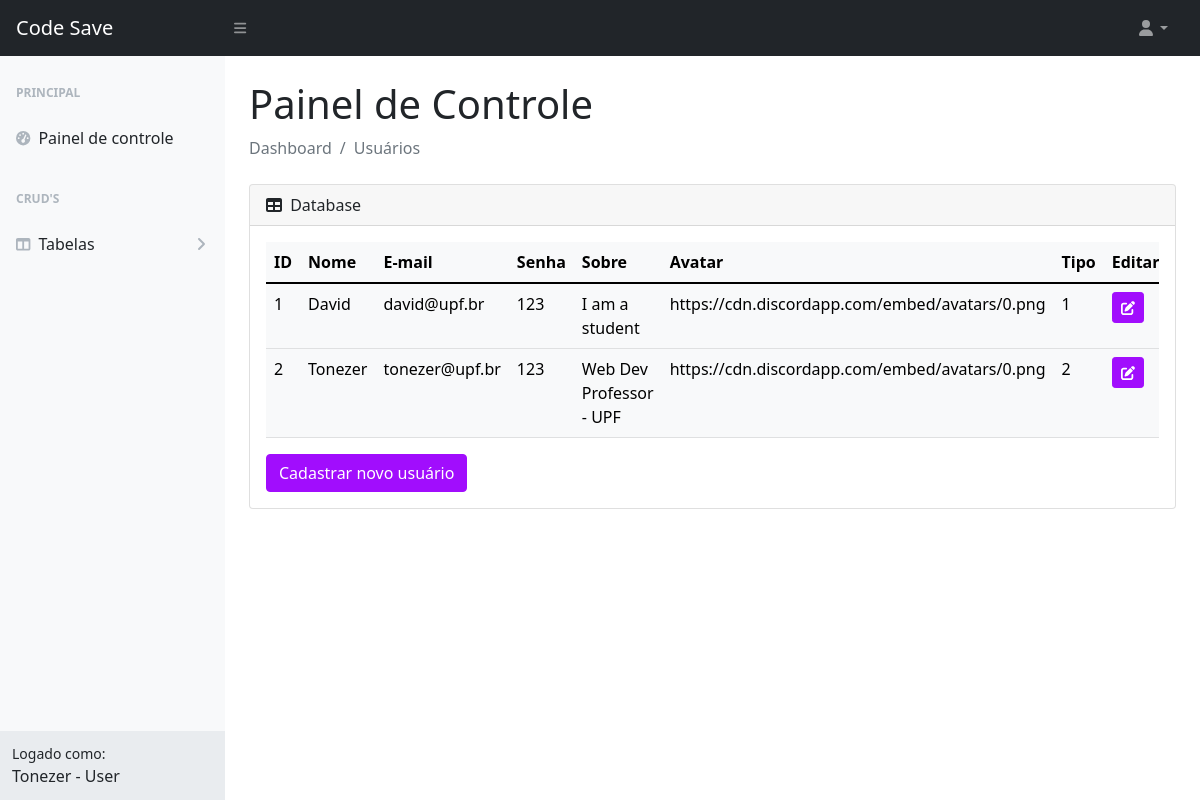
The page /pages/userIndex.php (signed in) on the database its author committed.
### tables this page shows
CREATE TABLE `user_profile` (
	`id` INT(10) NOT NULL AUTO_INCREMENT,
	`password` VARCHAR(20) NOT NULL,
	`email` VARCHAR(100) NOT NULL,
	`name` VARCHAR(100) NOT NULL,
	`bio` VARCHAR(200),
	`picture` VARCHAR(300) DEFAULT 'https://cdn.discordapp.com/embed/avatars/0.png',
  `user_type_id` INT(3) NOT NULL,
	PRIMARY KEY (`id`),
  FOREIGN KEY (`user_type_id`) REFERENCES `user_type`(`id`)
);

### utils/queries.php (called while the page is built, shortened)
<?php
function getUsers()
{
  $conn = connect();
  $sql = "SELECT * FROM user_profile";
  $result = $conn->query($sql);
  $users = array();
  if ($result->num_rows > 0) {
    while ($row = $result->fetch_assoc()) {
      $users[] = $row;
    }
  }
  return $users;
}

### components/components.php (the view, shortened to what this page needs)
<?php
function tableRowUser($id, $name, $email, $password, $bio, $picture, $type)
{
  echo "
<tr class=''>
  <td>$id</td>
  <td>$name</td>
  <td>$email</td>
  <td>$password</td>
  <td>$bio</td>
  <td>$picture</td>
  <td>$type</td>
  <td><a href='userEdit.php?id=$id' class='btn btn-sm btn-primary'><i class='fas fa-edit'></i></a></td>
  <td><a href='userDelete.php?id=$id' class='btn btn-sm btn-danger'><i class='fas fa-trash'></i></a></td>
</tr>";
}

### pages/userIndex.php (shortened to what this page needs)
<?php
include_once '../utils/queries.php';
?>
<!DOCTYPE html>
<html lang="en">
<head>
  <link href="css/styles.css" rel="stylesheet" />
</head>
<body class="sb-nav-fixed">
  <nav class="sb-topnav navbar navbar-expand navbar-dark bg-dark">
    <a class="navbar-brand ps-3" href="index.php">Code Save</a>
    <button class="btn btn-link btn-sm order-1 order-lg-0 me-4 me-lg-0" id="sidebarToggle" href="#!"><i class="fas fa-bars"></i></button>
    <ul class="navbar-nav ms-auto ms-md-0 me-3 me-lg-4">
      <li class="nav-item dropdown">
        <a class="nav-link dropdown-toggle" id="navbarDropdown" href="#" role="button" data-bs-toggle="dropdown" aria-expanded="false"><i class="fas fa-user fa-fw"></i></a>
      </li>
    </ul>
  </nav>
  <div id="layoutSidenav">
    <div id="layoutSidenav_nav">
      <nav class="sb-sidenav accordion sb-sidenav-light" id="sidenavAccordion">
        <div class="sb-sidenav-menu">
          <div class="nav">
            <div class="sb-sidenav-menu-heading">Principal</div>
            <a class="nav-link" href="index.php">
              <div class="sb-nav-link-icon"><i class="fas fa-tachometer-alt"></i></div>
              Painel de controle
            </a>
            <div class="sb-sidenav-menu-heading">CRUD'S</div>
            <a class="nav-link collapsed" href="#" data-bs-toggle="collapse" data-bs-target="#collapseLayouts" aria-expanded="false" aria-controls="collapseLayouts">
              <div class="sb-nav-link-icon"><i class="fas fa-columns"></i></div>
              Tabelas
              <div class="sb-sidenav-collapse-arrow"><i class="fas fa-angle-down"></i></div>
            </a>
          </div>
        </div>
        <div class="sb-sidenav-footer">
          <div class="small">Logado como:</div>
          <?php echo $_SESSION['name'] ?> -
          <?php echo $_SESSION['user_type'] ?>
        </div>
      </nav>
    </div>
    <div id="layoutSidenav_content">
      <main>
        <div class="container-fluid px-4">
          <h1 class="mt-4">Painel de Controle</h1>
          <ol class="breadcrumb mb-4">
            <li class="breadcrumb-item active">Dashboard</li>
            <li class="breadcrumb-item active">Usuários</li>
          </ol>
          <div class="card mb-4">
            <div class="card-header">
              <i class="fas fa-table me-1"></i>
              Database
            </div>
            <div class="card-body">
              <div class="table-responsive">
                <table class="table table-light">
                  <thead>
                    <tr>
                      <th scope="col">ID</th>
                      <th scope="col">Nome</th>
                      <th scope="col">E-mail</th>
                      <th scope="col">Senha</th>
                      <th scope="col">Sobre</th>
                      <th scope="col">Avatar</th>
                      <th scope="col">Tipo</th>
                      <th scope="col">Editar</th>
                    </tr>
                  </thead>
                  <tbody>
                    <?php
                    require_once '../components/components.php';
                    $users = getUsers();
                    foreach ($users as $user) {
                      tableRowUser(
                        $user['id'],
                        $user['name'],
                        $user['email'],
                        $user['password'],
                        $user['bio'],
                        $user['picture'],
                        $user['user_type_id']
                      );
                    }
                    ?>
                  </tbody>
                </table>
                <a name="" id="" class="btn btn-primary" href="./userInsert.php" role="button">Cadastrar novo usuário</a>
              </div>
            </div>
          </div>
      </main>
    </div>
  </div>
</body>
</html>

### rows shown on the page
user_profile: id "1", name "David", email "david@upf.br", password "123", bio "I am a student", picture "https://cdn.discordapp.com/embed/avatars/0.png", user_type "1"
user_profile: id "2", name "Tonezer", email "tonezer@upf.br", password "123", bio "Web Dev Professor - UPF", picture "https://cdn.discordapp.com/embed/avatars/0.png", user_type "2"

### other values the page prints
$_SESSION['name'] "Tonezer"
$_SESSION['user_type'] "User"
